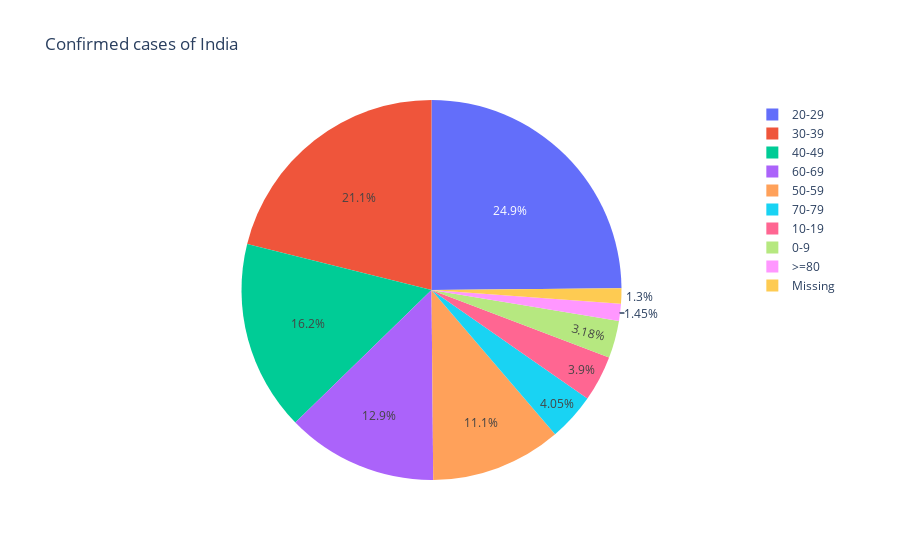

Notebook code cell kept with this figure:
### Code cell
fig = px.pie(age_details, values='TotalCases', names='AgeGroup',title='Confirmed cases of India')
fig.show()

### Figure 1 — Plotly figure (JSON) as saved in the notebook; plotly's stock layout.template omitted (floating-point values rounded to 4 significant figures)
{"data": [{"domain": {"x": [0, 1], "y": [0, 1]}, "hovertemplate": "AgeGroup=%{label}<br>TotalCases=%{value}<extra></extra>", "labels": ["0-9", "10-19", "20-29", "30-39", "40-49", "50-59", "60-69", "70-79", ">=80", "Missing"], "legendgroup": "", "name": "", "showlegend": true, "type": "pie", "values": [22, 27, 172, 146, 112, 77, 89, 28, 10, 9]}], "layout": {"legend": {"tracegroupgap": 0}, "title": {"text": "Confirmed cases of India"}}}
